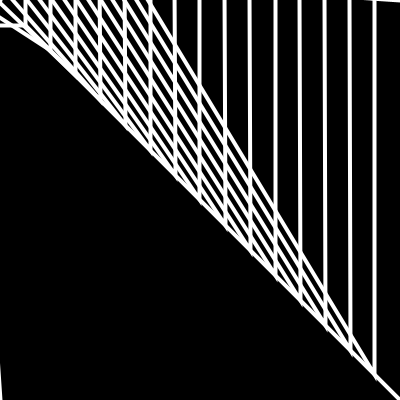
Frame 1 (no input)
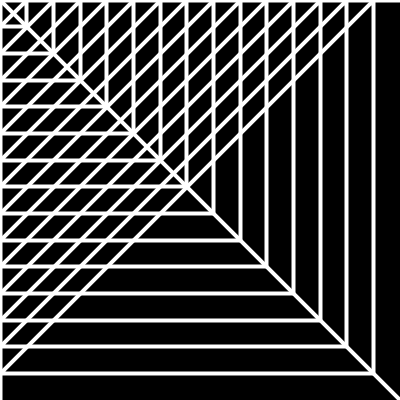
Frame 60 (the mouse pressed at the canvas centre just before this capture)
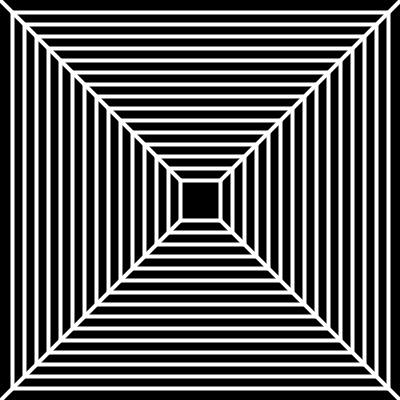
Frame 120 (the mouse held since frame 60 and released just before this capture)

The Processing sketch that drew these frames (run headless with seeded random() and noise(); from frame 60 on, the mouse is pressed at the canvas centre):

// Processing sketch: processing_165421
// ── processing_165421.pde

float sqw = 25;
int incr = 15;


float tw = 0;


void setup() {
  size(400,400);
}

void draw() {
  float alpha = PI/4;
  float hsq = sqw * sqrt(2);
  float lux = mouseX- hsq*cos(abs(alpha-PI/2-tw));
  float luy = mouseY- hsq*sin(abs(alpha-PI/2-tw));
  float llx = mouseX - hsq*cos(abs(tw-alpha));
  float lly = mouseY + hsq*sin(abs(tw-alpha));
  float rux = mouseX + hsq*cos(abs(tw-alpha));
  float ruy = mouseY-hsq*sin(abs(tw-alpha));
  float rlx = mouseX+hsq*cos(abs(tw+alpha));
  float rly = mouseY+hsq*sin(abs(tw+alpha));

  float ang1 = atan(luy/lux);
  float ang2 = atan((height-lly)/llx);
  float ang3 = atan(ruy/(width-rux));
  float ang4 = atan((height-rly)/(width-rlx));
  
  float hy1 = sqrt(sq(lux)+sq(luy));
  float hy2 = sqrt(sq(llx)+sq(height-lly));
  float hy3 = sqrt(sq(width-rux)+sq(ruy));
  float hy4 = sqrt(sq(height-rly)+sq(width-rlx));

  background(0);
  noFill();
  stroke(255);
  strokeWeight(4);
  line(0,0,lux, luy);
  line(width,0,rux,ruy);
  line(width,height,rlx, rly);
  line(0,height,llx, lly);
  line(lux, luy,llx, lly);
  line(lux, luy,rux, ruy);
  line(rux,ruy,rlx,rly);
  line(rlx, rly,llx, lly);
  
  float tw_inc = (PI/2)/(0.75*width);
  tw = (mouseX-width/2)*tw_inc;
  
  float zm = 0.1;
  sqw = (mouseY)*zm;
  
  for (int st = 1; st < incr; st = st + 1){
     beginShape();
     vertex(lux-st*(hy1/incr)*cos(ang1),luy-st*(hy1/incr)*sin(ang1));
     vertex(llx-st*(hy2/incr)*cos(ang2),lly+st*(hy2/incr)*sin(ang2));
     vertex(rlx+st*(hy4/incr)*cos(ang4),rly+st*(hy4/incr)*sin(ang4));
     vertex(rux+st*(hy3/incr)*cos(ang3),ruy-st*(hy3/incr)*sin(ang3));
     endShape(CLOSE);
  }
}
